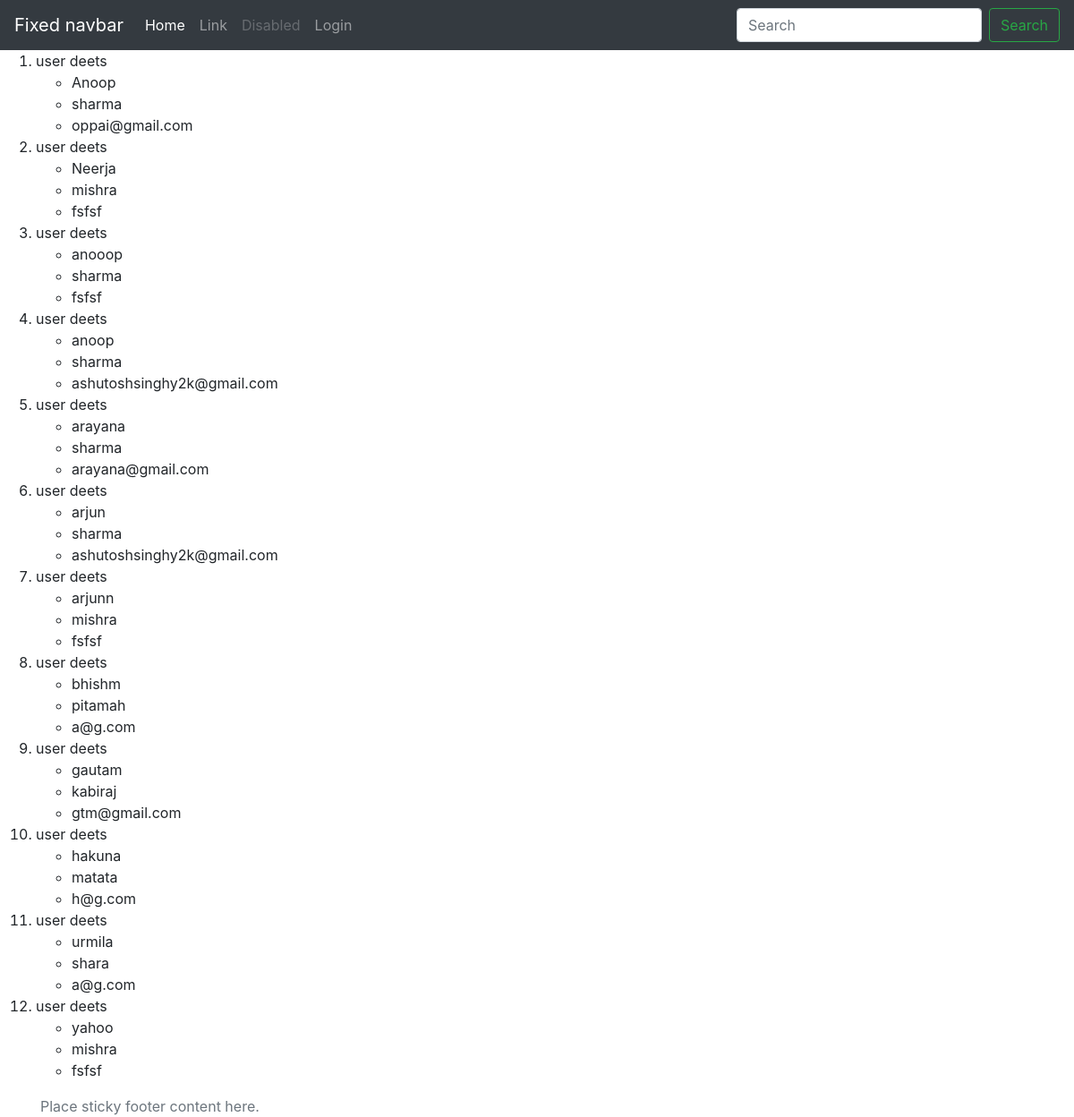
The page /user/ on the database its author committed.
### app_two/models.py (models this page shows, shortened)
class Logininfo(models.Model):
    first_name=models.CharField(max_length=250,unique=True)
    last_name=models.CharField(max_length=250)
    email=models.CharField(max_length=250)
    objects=models.Manager()

### app_two/views.py (the view)
# urls.py: url(r'^user/',views.userinfo,name='userinfo'),
def userinfo(request):
    record_list=Logininfo.objects.order_by('first_name')
    detail_dict={'records':record_list}
    return render(request,'app_two/index.html',context=detail_dict)

### templates/app_two/index.html
<!DOCTYPE html>
{%extends 'app_two/base.html'%}
{%block body_block%}
{%load staticfiles%}
    <h1>user detailss</h1>
    {%if records%}
    <div>
        <div>
        <ol>
            {%for i in records%}
            <li>user deets</li>
                <ul>
                    <li>{{i.first_name}}</li>
                    <li>{{i.last_name}}</li>
                    <li>{{i.email}}</li>
                </ul>
        {%endfor%}
        </ol>
        </div>
        {%else%}
        <p>No data found</p>
    </div>
    {%endif%}
{%endblock%}

### templates/app_two/base.html (shortened to what this page needs)
<!DOCTYPE html>
<html lang="en">
<head>
    <link rel="stylesheet" href="https://stackpath.bootstrapcdn.com/bootstrap/4.1.3/css/bootstrap.min.css">
</head>
<body>
    <header>
        <nav class="navbar navbar-expand-md navbar-dark fixed-top bg-dark">
          <a class="navbar-brand" href="#">Fixed navbar</a>
          <div class="collapse navbar-collapse" id="navbarCollapse">
            <ul class="navbar-nav mr-auto">
              <li class="nav-item active">
                <a class="nav-link" href="{%url 'app_two:forminfo'%}">Home <span class="sr-only">(current)</span></a>
              </li>
              <li class="nav-item">
                <a class="nav-link" href="{%url 'app_two:userinfo'%}">Link</a>
              </li>
              <li class="nav-item">
                <a class="nav-link disabled" href="#">Disabled</a>
              </li>
              {%if user.is_authenticated%}
              <li class="nav-item">
                  <a class="nav-link" href="{%url 'logout'%}">logout</a>
                </li>
              {%else%}
              <li class="nav-item">
                  <a class="nav-link" href="{%url 'app_two:login'%}">Login</a>
                </li>
              {%endif%}
            </ul>
            <form class="form-inline mt-2 mt-md-0">
              <input class="form-control mr-sm-2" type="text" placeholder="Search" aria-label="Search">
              <button class="btn btn-outline-success my-2 my-sm-0" type="submit">Search</button>
            </form>
          </div>
        </nav>
      </header>
      {% block body_block%}{%endblock%}
      <footer class="footer">
        <div class="container">
          <span class="text-muted">Place sticky footer content here.</span>
        </div>
      </footer>
</body>
</html>

### rows shown on the page
Logininfo: first_name "Anoop", last_name "sharma", email "oppai@gmail.com"
Logininfo: first_name "Neerja", last_name "mishra", email "fsfsf"
Logininfo: first_name "anooop", last_name "sharma", email "fsfsf"
Logininfo: first_name "anoop", last_name "sharma", email "ashutoshsinghy2k@gmail.com"
Logininfo: first_name "arayana", last_name "sharma", email "arayana@gmail.com"
Logininfo: first_name "arjun", last_name "sharma", email "ashutoshsinghy2k@gmail.com"
Logininfo: first_name "arjunn", last_name "mishra", email "fsfsf"
Logininfo: first_name "bhishm", last_name "pitamah", email "a@g.com"
Logininfo: first_name "gautam", last_name "kabiraj", email "gtm@gmail.com"
Logininfo: first_name "hakuna", last_name "matata", email "h@g.com"
Logininfo: first_name "urmila", last_name "shara", email "a@g.com"
Logininfo: first_name "yahoo", last_name "mishra", email "fsfsf"
